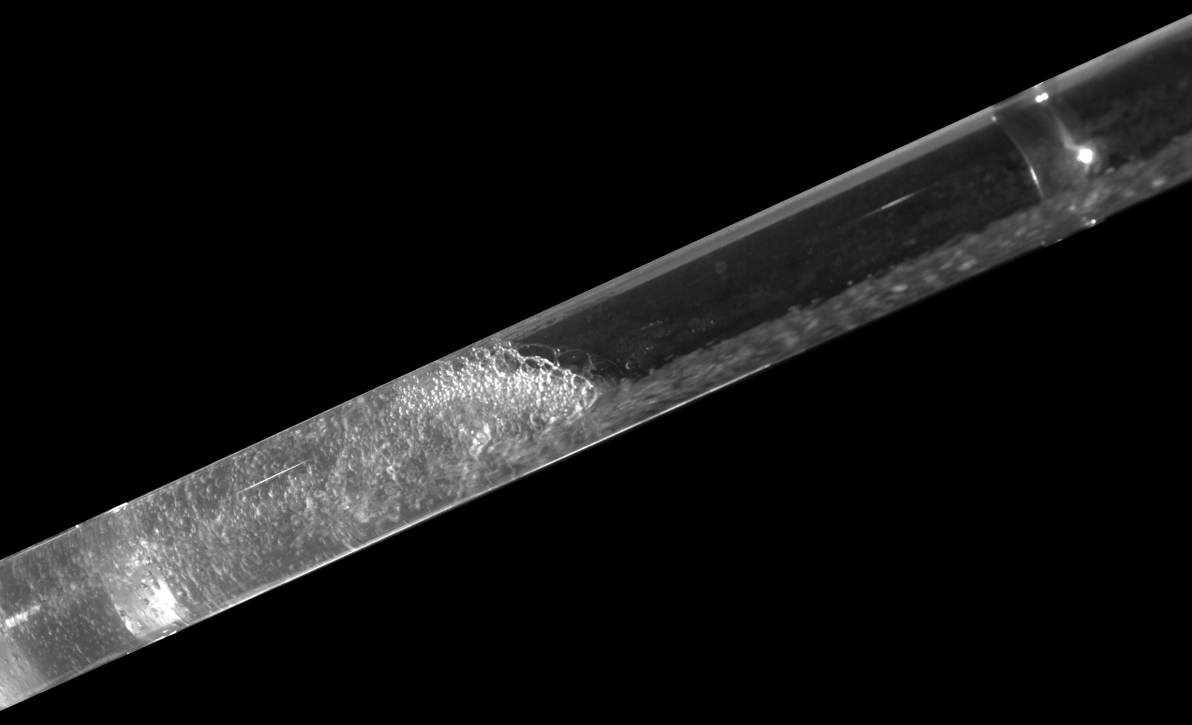
#> input picture 大创/气泡气段问题/qipao_tuxiang_chuli.png, 1192 x 725 px
$ jupyter execute '气泡图像处理_2.ipynb'
#> lines starting #> are read from the running program, lines starting #| are printed output that depends on the picture; after the words box and inside, x2 and y2 are one past the last pixel; in counts of white or black regions, pixels touching at a corner belong together
[cell 1]
import cv2
import matplotlib.pyplot as plt
import numpy as np

# 改为灰度图片
img = cv2.imread('qipao_tuxiang_chuli.png', 0)
#> img is the input picture: shape (725, 1192); min 0, max 255, mean 20.4

# 绘制直方图
hist = cv2.calcHist([img], [0], None, [256], [0, 256])
#> hist = 256 values, max 672026 at index 0, min 47 at index 242, mean 3375.8

# 绘制直方图
plt.hist(img.ravel(), 256)
plt.show()
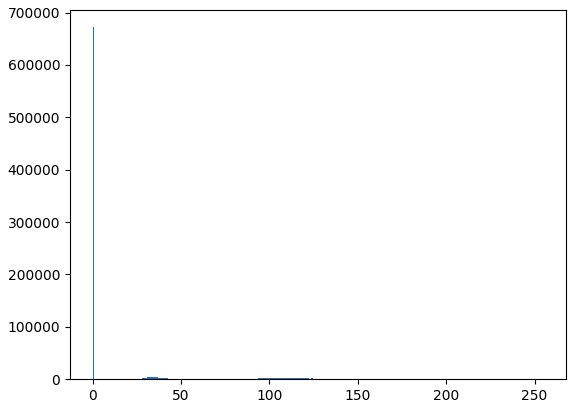
#> figure drawn by matplotlib, 1 panel; tallest bar 672026 high, from x = 0 to 0.996

[cell 2]
cv2.imshow('img', img)
cv2.waitKey(0)
cv2.destroyAllWindows()

[cell 3]
# 二值化
ret, thresh = cv2.threshold(img, 50, 255, cv2.THRESH_BINARY)# cv2.COLOR_BGR2GRAY)#cv2.THRESH_BINARY)
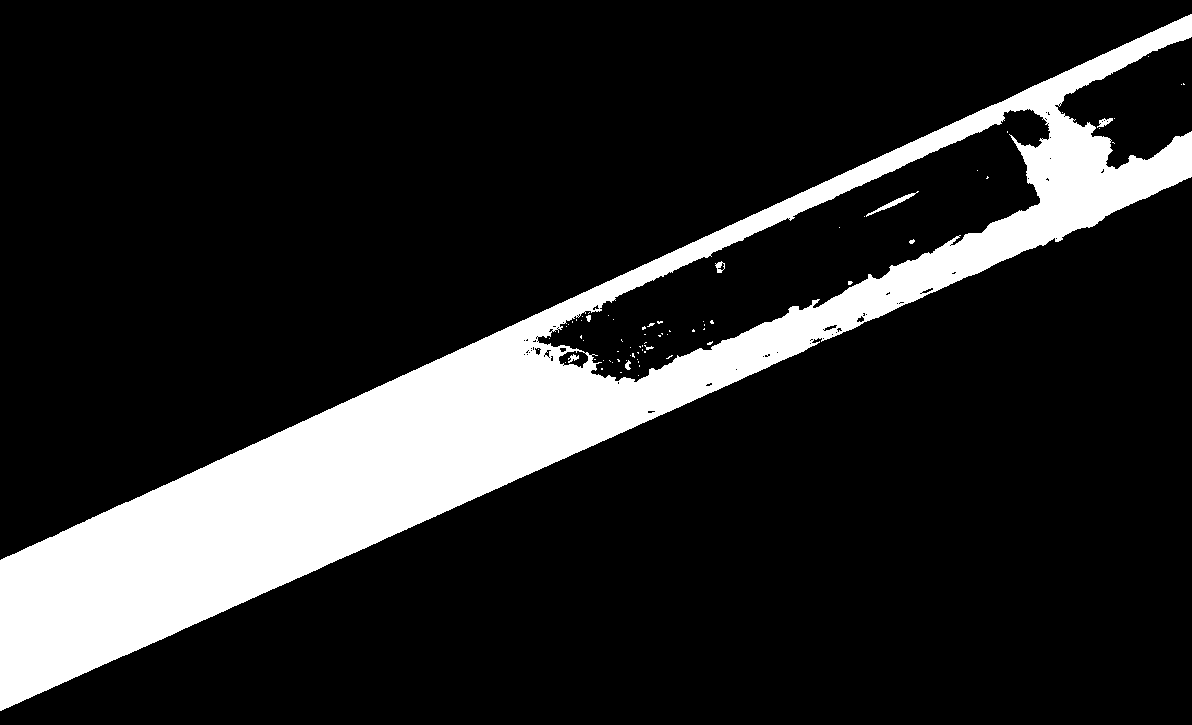
#> thresh: shape (725, 1192); 15.6% white; 74 white regions (65 under 20 px)

# 区域分割
contours, hierarchy = cv2.findContours(thresh, cv2.RETR_TREE, cv2.CHAIN_APPROX_SIMPLE)
#> contours = 156 contours, 140 with area under 20; largest, box (x1, y1, x2, y2) and area: (0, 14, 1192, 711) 176277, (537, 108, 1051, 383) 43422, (558, 350, 589, 369) 367, (866, 191, 919, 217) 144, (715, 261, 725, 273) 66

# 创建一个全白的图像，与原图像大小一致
result = np.ones_like(img) * 255

# 绘制轮廓
cv2.drawContours(result, contours, -1, (0, 0, 255), 3)
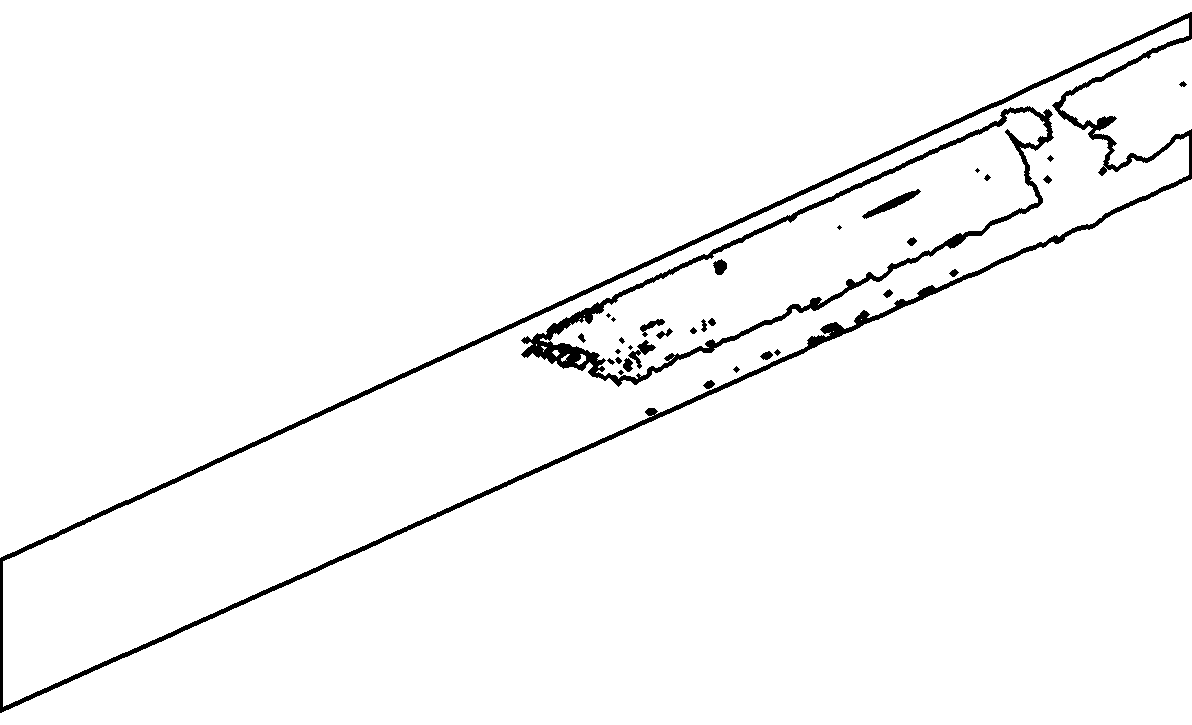
#> result: shape (725, 1192); 97.1% white; 33 black regions (7 under 20 px), largest, box (x1, y1, x2, y2) and area: (0, 12, 1192, 713) 15120, (521, 106, 1054, 387) 7840, (862, 189, 921, 219) 427
cv2.imshow('img', result)
cv2.waitKey(0)

# 将轮廓内部填充为红色
# img = cv2.imread('qipao_tuxiang_chuli.png')
cv2.drawContours(result, contours, -1, (0, 0, 255), cv2.FILLED)
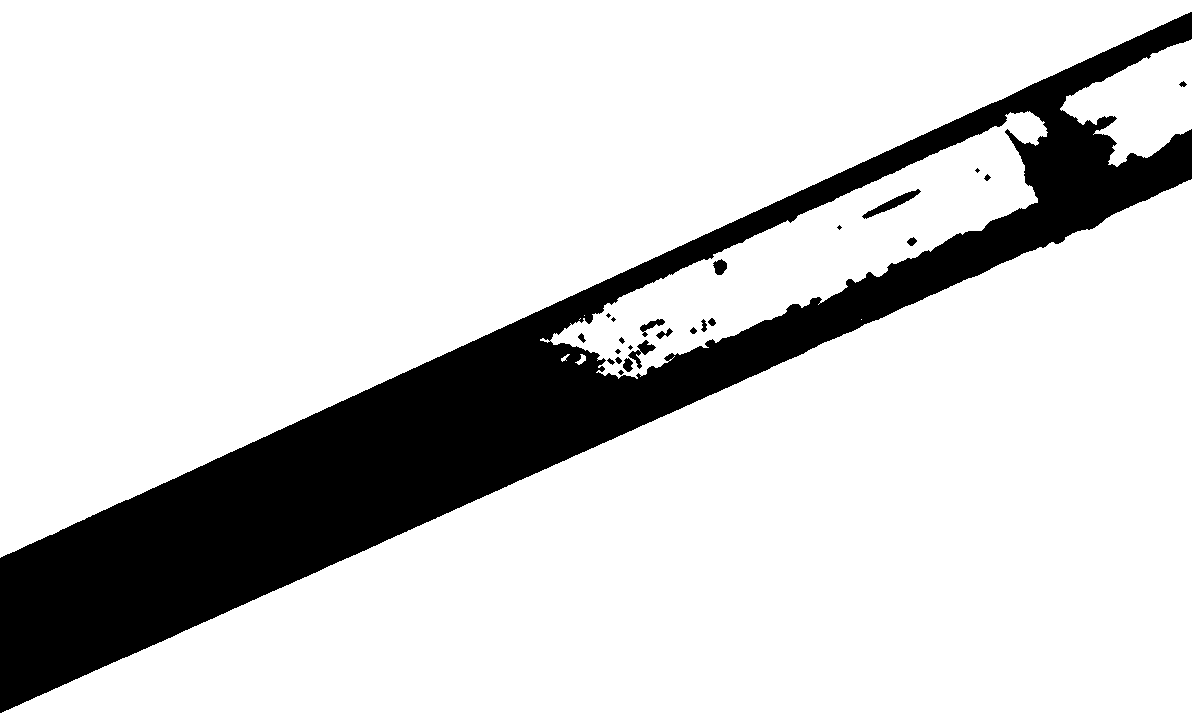
#> result: shape (725, 1192); 83.2% white; 24 black regions (7 under 20 px), largest, box (x1, y1, x2, y2) and area: (0, 12, 1192, 713) 143629, (862, 189, 921, 219) 427, (628, 340, 656, 369) 253
# 将其余部分全部填充为白色

cv2.imshow('img', result)
cv2.waitKey(0)

cv2.destroyAllWindows()

$ run again, with 大创/气泡气段问题/test1.png copied over 大创/气泡气段问题/qipao_tuxiang_chuli.png
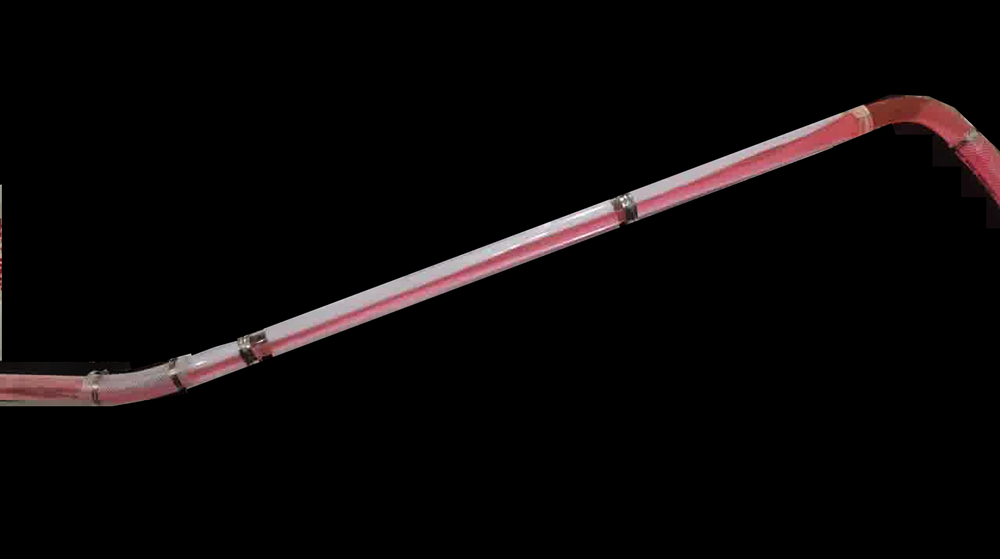
#> input picture 大创/气泡气段问题/test1.png, 1000 x 559 px, shrunk from 1598 x 893 before the run
#> hist = 256 values, max 519500 at index 0, min 0 at index 254, mean 2183.6
#> `ret, thresh = cv2.threshold(img, 50, 255, cv2.THRESH_BINARY)# cv2.COLO..`:
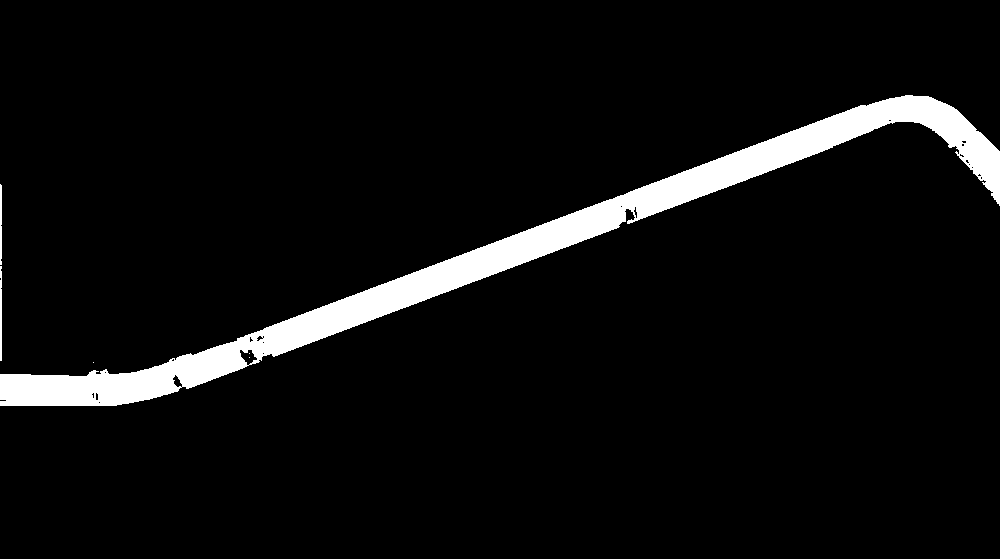
#> thresh: shape (559, 1000); 5.8% white; 6 white regions (3 under 20 px)
#> contours = 29 contours, 21 with area under 20; largest, box (x1, y1, x2, y2) and area: (0, 95, 1000, 406) 31196, (239, 349, 258, 366) 164, (0, 266, 2, 361) 89, (0, 184, 2, 265) 76, (172, 374, 183, 388) 72, (633, 206, 638, 219) 27, (256, 335, 264, 342) 23, (95, 392, 99, 401) 20
#> `cv2.drawContours(result, contours, -1, (0, 0, 255), cv2.FILLED)`:
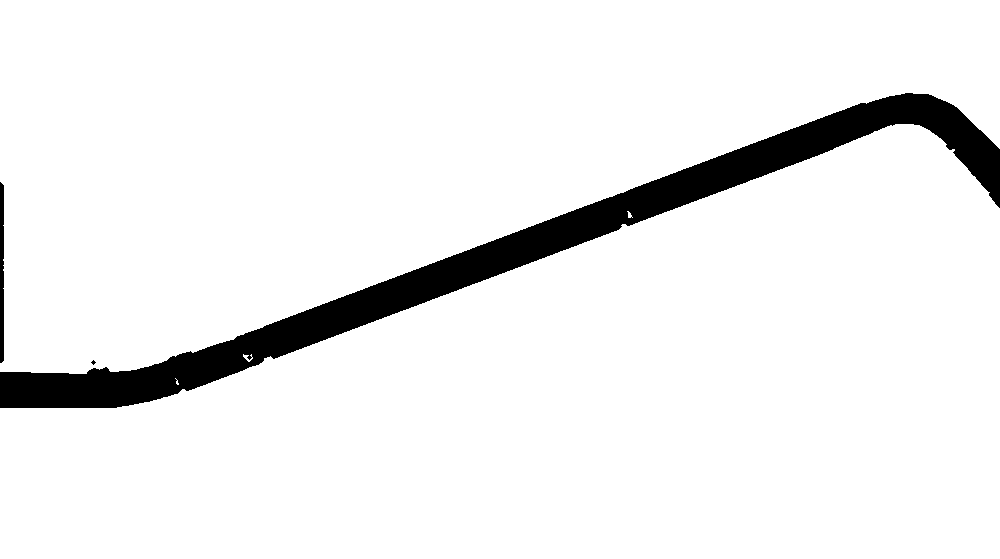
#> result: shape (559, 1000); 93.4% white; 3 black regions (1 under 20 px), largest, box (x1, y1, x2, y2) and area: (0, 93, 1000, 408) 36420, (0, 182, 4, 363) 708
